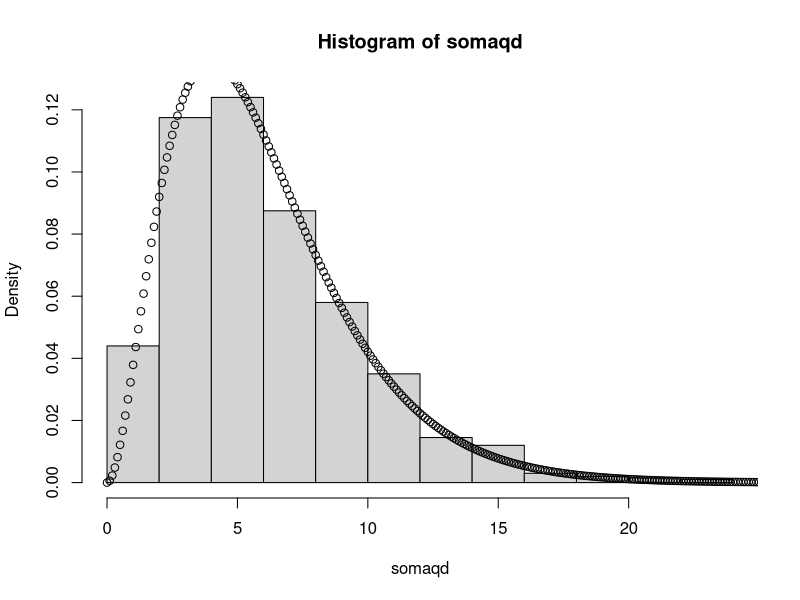
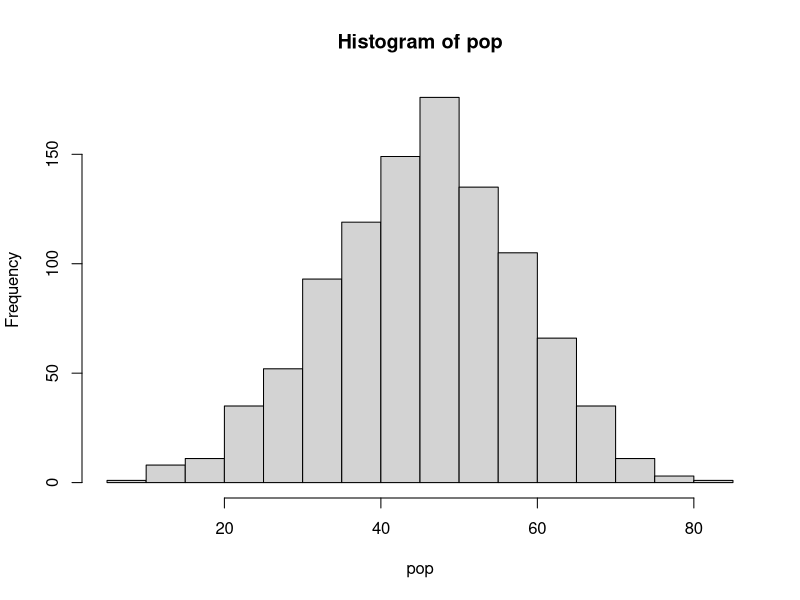
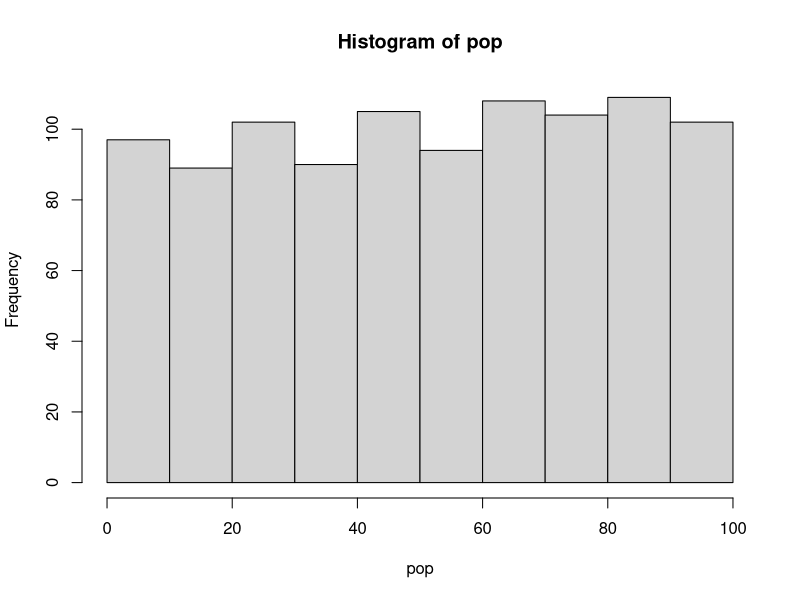
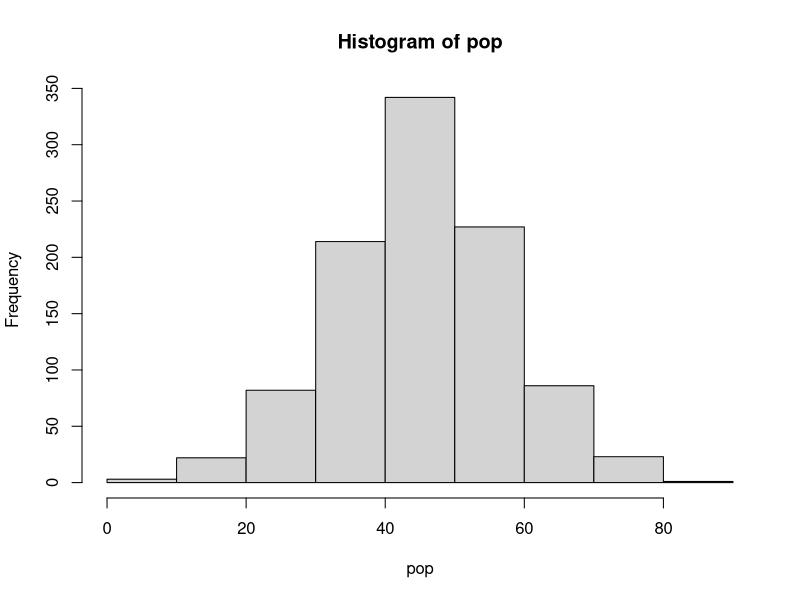
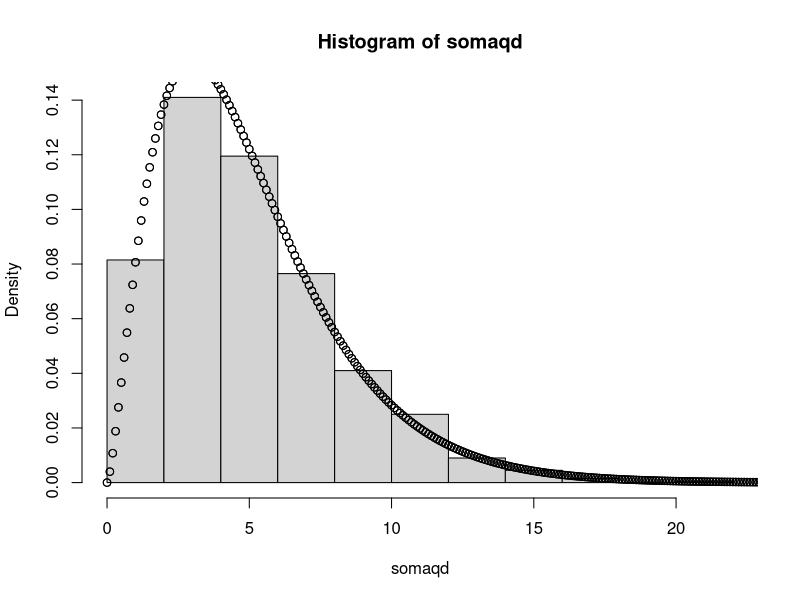
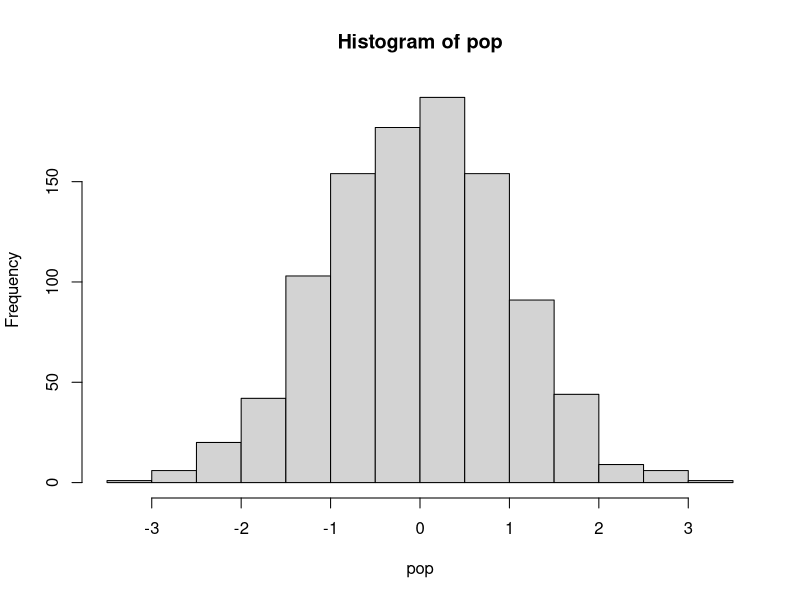
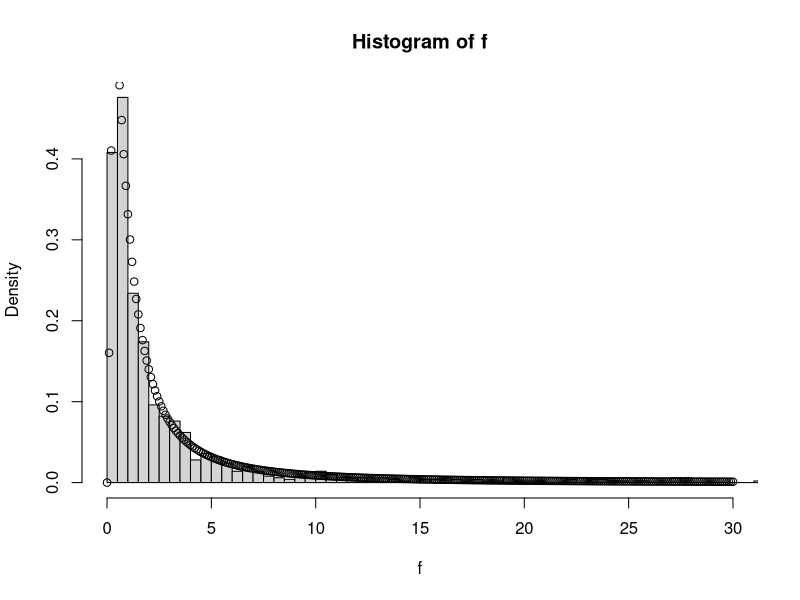
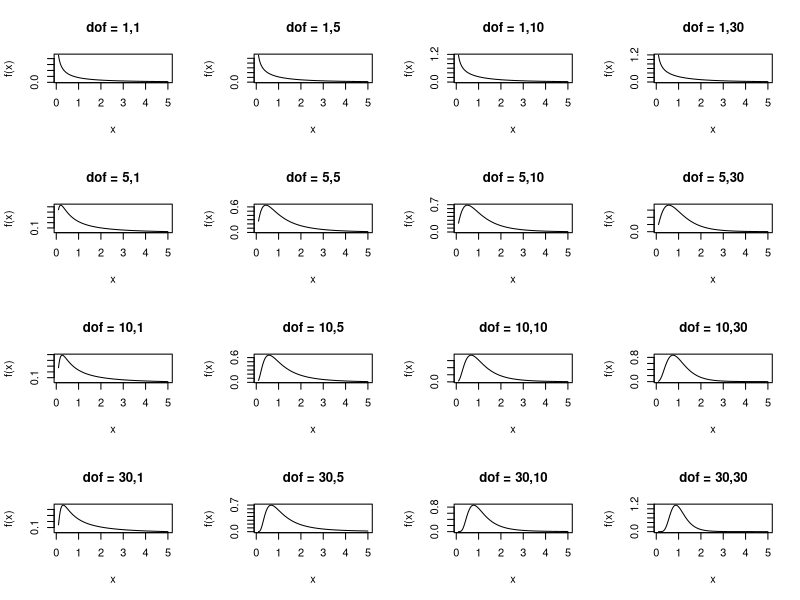

These figures' R source, in order:
# Aula 27 - Teste de Hipótese

# Gerando uma distribuição qui-quadrado

# O qui-quadrado é gerado a partir de uma distribuição da soma do
# quadrado de k variáveis aleatórios obtidas de uma população que
# segue uma distribuição normal padrão. Vamos gerar uma distribuição
# qui-quadrado com k graus de liberdade:

# Gere primeiro dados de população com média 0 e desvio padrão 1
pop <- rnorm(1000) 

# Faça 1000 amostragens pegando em cada amostragem 6 observações. Para 
# cada amostragem, calcule a soma do quadrado e guarde em um vetor.
k <- 6
somaqd <- vector(length=1000)
for (i in 1:1000){
  sind <- sample(c(1:1000),k)
  sample <- pop[sind]
  somaqd[i] <- sum(sample*sample)
}

# plote o gráfico da distribuição da soma do quadrado;
hist(somaqd, prob=T)

# plote o gráfico da distribuição teórica utilizando a função
# dchisq
x <- seq(0,30,0.1)
points(x, dchisq(x,k))

# Eu consigo derivar uma distribuição qui-quadrado a partir
# de uma população que segue uma distribuição normal com 
# média=45 e desvio padrão=12?
pop <- rnorm(1000, 45, 12)
hist(pop)


# Consigo gerar uma distribuição qui-quadrado a
# partir de populações que não seguem uma distribuição
# normal?
pop <- runif(1000,0,100)
hist(pop)


# Derivando a distribuição qui-quadrado a partir
# de múltiplas amostragens dos dados:

pop <- rnorm(1000, 45, 12)
hist(pop)

k <- 6
somaqd <- vector(length=1000)
for (i in 1:1000){
  sind <- sample(c(1:1000),k)
  sample <- pop[sind]
  varsample <- var(sample)
  somaqd[i] <- ((k - 1)*var(sample))/var(pop)
}

hist(somaqd, prob=T)
x <- seq(0,30,0.1)
points(x, dchisq(x,k-1))

# Verifique se os dados da amostra abaixo possui uma
# variância igual a ou diferente de 144

sample2 <- c(53.43137,44.47348,54.96736,52.95158,22.39179,61.26472)
csq <- ((6-1)*var(sample2))/144
thr <- qchisq(c(0.0275,0.975),5)
x <- seq(0,30,0.1)
points(x, dchisq(x,6-1))

#
# Teste de Qui-quadrado de Pearson
#
#                   Contagem  Prob
# Amarela lisa      315       9/16
# Amarela rugosa    101       3/16
# Verde lisa        108       3/16
# Verde rugosa      32        1/16

count <- c(315,101,108,32)
prob <- c(9/16,3/16,3/16,1/16)
chisq.test(count,p=prob)

#################################################

# Distribuição F

# Distribuição obtido a partir da razão entre duas 
# variáveis aleatórios (U1 e U2) que seguem distribuição 
# qui-quadrado com graus de liberdade que podem 
# assumir valores distintos.

pop <- rnorm(1000)
hist(pop)

m <- 10
n <- 3
f <- vector(length=1000)
for (i in 1:1000){
  sind <- sample(c(1:1000),m)
  sample1 <- pop[sind]
  sind <- sample(c(1:1000),n)
  sample2 <- pop[sind]
  f[i] <- var(sample1)/var(sample2)
}

hist(f, prob=T, nclass=700, xlim=c(0,30))
x <- seq(0,30,0.1)
points(x, df(x,m-1,n-1))

#
# plotando diferentes distribuições F
#

x <- seq(.1,5,by=.005)
m <- c(1,5,10,30)
n <- c(1,5,10,30)
par(mfrow=c(4,4))
for (i in 1:4){
  for (j in 1:4) {
    plot(x,df(x,m[i],n[j]),type='l',ylab="f(x)",cex=.6)
    title(paste(paste("dof =",m[i]),n[j],sep=","))
  }
}

par(mfrow=c(1,1))

#
# Duas amostras vieram de populações de mesma variância?
#
sample1 <- c(0.3202093,-1.1564600,-0.2154121,-0.4226296 ,2.1147922,-0.4788028,4.0566918,1.0258892,0.2956120,-2.2341215,0.6427838,-0.7048288,0.9797139,-0.3260760,0.3930750,-1.0106097,1.1050497,-2.3513204,1.5981035,-1.6609447)
sample2 <- c(18.36736,21.51649,19.29048,18.56695,18.18547,19.14600,19.81284,19.63074,20.89732,21.54153)
var.test(sample1,sample2)

var(sample1)/var(sample2)


#
# O tratamento diminui a variabilidade dos resultados?
#

sample1 <- c(477.4190,382.8152,459.8454,468.8639,483.6886,430.5384,470.0114,415.7305,422.4704,400.5516,468.5312,483.7219,344.5798,462.2482,385.4191,362.2618,370.6543,373.2517,436.3845,436.5987)
sample2 <- c(446.2297,434.9100,438.0173,448.1294,438.3108,471.7969,457.5688,421.0577,446.8331,421.8211,462.4284,474.5542,406.6292,442.9286,422.8267)

